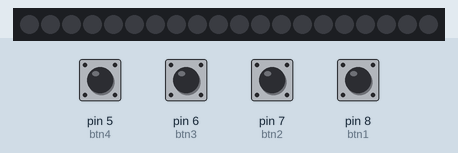
This sketch was run on a simulated Arduino Uno, built with avr-gcc and run on an emulated ATmega328P. Parts: 20 RGB LEDs in strip order, left to right. Inputs (shaded band) come from the test bench; at power-on: pin 5 (btn4), pin 6 (btn3), pin 7 (btn2), pin 8 (btn1) LOW. Dim RGB values are drawn brighter than linear.

Above: at 1.2 s.
1.3 s: pin 5 (btn4) pulled HIGH for 0.15 s
At 2.9 s:
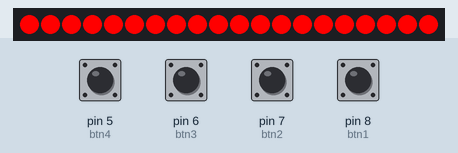
3.8 s: pin 6 (btn3) pulled HIGH for 1 s
At 4.2 s:
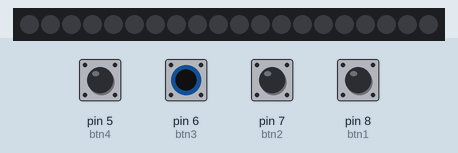
6.3 s: pin 7 (btn2) pulled HIGH for 0.15 s
At 7.5 s:
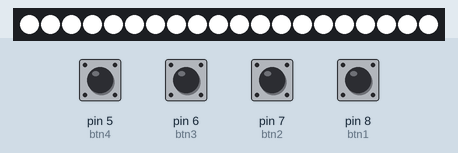
8.3 s: pin 5 (btn4) pulled HIGH for 1 s
At 8.6 s:
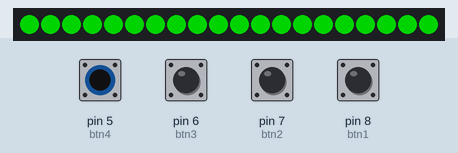
10.8 s: pin 7 (btn2) pulled HIGH for 1 s
At 11.2 s:
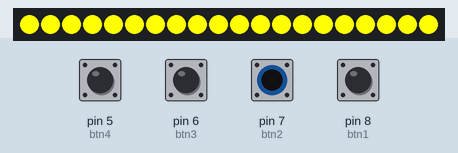
Timing chart, 0 to 13.8 s (numbered marks = the images above; inputs shaded):
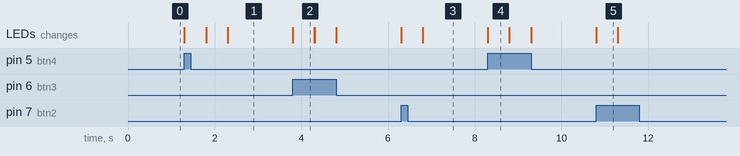

The sketch:

led_wireless_test.ino
```cpp
#include <FastLED.h>
#define LED_PIN   12
#define COLOR_ORDER   GRB
#define CHIPSET   WS2812B
#define NUM_LEDS 20
CRGB leds[NUM_LEDS];

const int btn1 = 8; // d0
const int btn2 = 7; // d1
const int btn3 = 6; // d2
const int btn4 = 5; // d3
// variables will change:
int buttonState1 = 0;  // variable for reading the pushbutton status
int buttonState2 = 0;
int buttonState3 = 0;
int buttonState4 = 0;
void setup() {
 FastLED.addLeds<CHIPSET, LED_PIN, COLOR_ORDER>(leds, NUM_LEDS);


  // initialize the pushbuttons pin as an input:
  pinMode(btn1, INPUT);
  pinMode(btn2, INPUT);
  pinMode(btn3, INPUT);
  pinMode(btn4, INPUT);
}
void loop() {
  // led section start
// FastLED.showColor(CRGB::Red);
// delay(1000);
// FastLED.showColor(CRGB::Blue);
// delay(1000);
  // led section end
  // read the state of the pushbutton value:
  buttonState1 = digitalRead(btn1);
  buttonState2 = digitalRead(btn2);
  buttonState3 = digitalRead(btn3);
  buttonState4 = digitalRead(btn4);
  // check if the pushbutton is pressed. If it is, the buttonState is HIGH:
  if (buttonState1 == HIGH) {
    // turn LED on:
    FastLED.showColor(CRGB::Green);
    delay(500);
    FastLED.showColor(CRGB::Red);
  }
  // else {
  //   // turn LED off:
  //   FastLED.showColor(CRGB::Black);

  if(buttonState2 == HIGH) {
    // turn LED on:
    FastLED.showColor(CRGB::Yellow);
    delay(500);
    FastLED.showColor(CRGB::White);
    delay(500);
  }
  // else {
  //   // turn LED off:
  //   FastLED.showColor(CRGB::Black);

  if(buttonState3 == HIGH) {
    // turn LED on:
    FastLED.showColor(CRGB::Black);
    delay(500);
    FastLED.showColor(CRGB::Red);
  }
  // else {
  //   // turn LED off:
  //   FastLED.showColor(CRGB::Black);


  if (buttonState4 == HIGH) {
    // turn LED on:
    FastLED.showColor(CRGB::Green);
    delay(500);
    FastLED.showColor(CRGB::White);
    delay(500);
    FastLED.showColor(CRGB::Red);
    delay(500);
  }
  // else {
  //   // turn LED off:
  //   FastLED.showColor(CRGB::Black);

}
```

Measured:
- after the input at 1.3 s, the LEDs: first change at once (image 1 shows a later state)
- after the input at 3.8 s, the LEDs: change at once (image 2)
- after the input at 6.3 s, the LEDs: first change at once (image 3 shows a later state)
- after the input at 8.3 s, the LEDs: change at once (image 4)
- after the input at 10.8 s, the LEDs: change at once (image 5)
- what the display in image 2 shows lasts 0.5 s, from 3.8 s to 4.3 s
